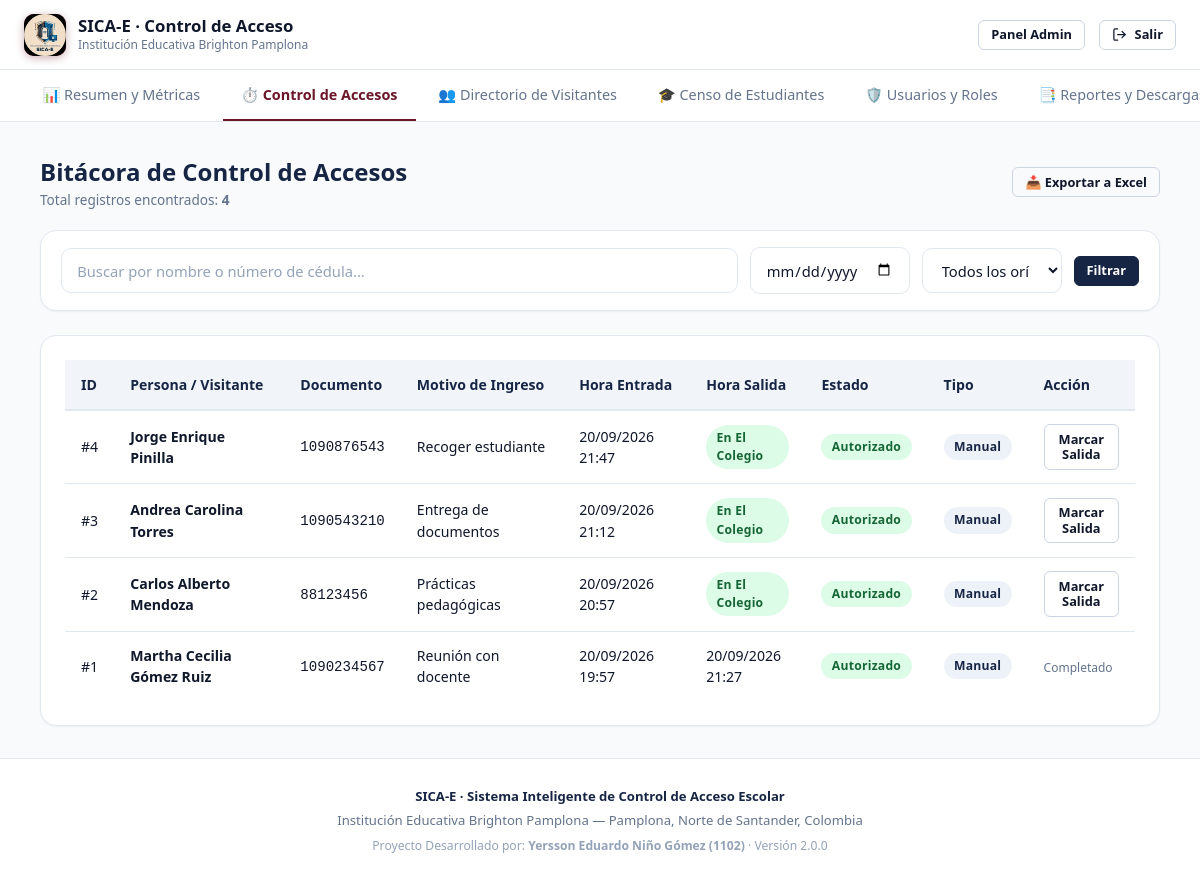
The app's page /portal-admin/accesos.php (signed in) with its own data.
### tables this page shows
CREATE TABLE IF NOT EXISTS `access_logs` (
  `id` INT AUTO_INCREMENT PRIMARY KEY,
  `visitor_id` INT NULL,
  `visitor_name` VARCHAR(120) NOT NULL,
  `document_number` VARCHAR(30) NOT NULL,
  `motivo` VARCHAR(200) NOT NULL,
  `entrada` TIMESTAMP DEFAULT CURRENT_TIMESTAMP,
  `salida` TIMESTAMP NULL DEFAULT NULL,
  `status` ENUM('autorizado', 'rechazado', 'pendiente') NOT NULL DEFAULT 'autorizado',
  `source` ENUM('manual', 'sensor') NOT NULL DEFAULT 'manual',
  `authorized_by` INT NULL,
  `notes` TEXT DEFAULT NULL,
  `created_at` TIMESTAMP DEFAULT CURRENT_TIMESTAMP,
  INDEX `idx_entrada` (`entrada` DESC),
  INDEX `idx_document` (`document_number`),
  CONSTRAINT `fk_access_visitor` FOREIGN KEY (`visitor_id`) REFERENCES `visitors`(`id`) ON DELETE SET NULL,
  CONSTRAINT `fk_access_authorized_by` FOREIGN KEY (`authorized_by`) REFERENCES `users`(`id`) ON DELETE SET NULL
);

### public/portal-admin/accesos.php (the view, shortened to what this page needs)
<?php
$db = getDB();
$search = trim($_GET['q'] ?? '');
$filterDate = trim($_GET['date'] ?? '');
$sql = "SELECT id, visitor_name, document_number, motivo, entrada, salida, status, source, notes
        FROM access_logs WHERE 1=1";
$params = [];
$sql .= " ORDER BY entrada DESC LIMIT 300";
$stmt = $db->prepare($sql);
$stmt->execute($params);
$logs = $stmt->fetchAll();
require_once __DIR__ . '/../includes/header.php';
?>
<nav class="nav-tabs">
  <a href="<?= BASE_URL ?>/portal-admin/" class="nav-tab-item">
    📊 Resumen y Métricas
  </a>
  <a href="<?= BASE_URL ?>/portal-admin/accesos.php" class="nav-tab-item active">
    ⏱️ Control de Accesos
  </a>
  <a href="<?= BASE_URL ?>/portal-admin/visitantes.php" class="nav-tab-item">
    👥 Directorio de Visitantes
  </a>
  <a href="<?= BASE_URL ?>/portal-admin/estudiantes.php" class="nav-tab-item">
    🎓 Censo de Estudiantes
  </a>
  <a href="<?= BASE_URL ?>/portal-admin/usuarios.php" class="nav-tab-item">
    🛡️ Usuarios y Roles
  </a>
  <a href="<?= BASE_URL ?>/portal-admin/reportes.php" class="nav-tab-item">
    📑 Reportes y Descargas
  </a>
</nav>
<main style="flex:1; padding: 2rem 1rem;">
  <div class="container container-lg">
    <div class="quick-toolbar">
      <div>
        <h2 style="font-size:1.5rem; font-weight:800; color:var(--navy);">
          Bitácora de Control de Accesos
        </h2>
        <p style="font-size:0.85rem; color:var(--text-muted);">
          Total registros encontrados: <strong><?= count($logs) ?></strong>
        </p>
      </div>
      <div style="display:flex; gap:0.5rem; flex-wrap:wrap;">
        <a href="<?= BASE_URL ?>/api/access_logs.php?action=export_csv" class="btn btn-sm btn-outline">
          📥 Exportar a Excel
        </a>
      </div>
    </div>
    <div class="card" style="margin-bottom:1.5rem; padding:1rem 1.25rem;">
      <form method="GET" style="display:flex; flex-wrap:wrap; gap:0.75rem; align-items:center;">
        <div style="flex:1; min-width:240px;">
          <input type="text" name="q" class="form-input" placeholder="Buscar por nombre o número de cédula..." value="<?= htmlspecialchars($search) ?>">
        </div>
        <div style="width:160px;">
          <input type="date" name="date" class="form-input" value="<?= htmlspecialchars($filterDate) ?>" title="Filtrar por fecha">
        </div>
        <div style="width:140px;">
          <select name="source" class="form-select">
            <option value="">Todos los orígenes</option>
          </select>
        </div>
        <button type="submit" class="btn btn-navy btn-sm">
          Filtrar
        </button>
      </form>
    </div>
    <div class="card">
      <div class="table-responsive">
        <table class="data-table">
          <thead>
            <tr>
              <th>ID</th>
              <th>Persona / Visitante</th>
              <th>Documento</th>
              <th>Motivo de Ingreso</th>
              <th>Hora Entrada</th>
              <th>Hora Salida</th>
              <th>Estado</th>
              <th>Tipo</th>
              <th>Acción</th>
            </tr>
          </thead>
          <tbody>
            <?php if (empty($logs)): ?>
              <tr>
                <td colspan="9" style="text-align:center; padding:2rem; color:var(--text-muted);">
                  No se encontraron registros con los filtros seleccionados.
                </td>
              </tr>
            <?php else: ?>
              <?php foreach ($logs as $log): ?>
                <tr>
                  <td>#<?= $log['id'] ?></td>
                  <td><strong><?= htmlspecialchars($log['visitor_name']) ?></strong></td>
                  <td><code><?= htmlspecialchars($log['document_number']) ?></code></td>
                  <td><?= htmlspecialchars($log['motivo']) ?></td>
                  <td><?= date('d/m/Y H:i', strtotime($log['entrada'])) ?></td>
                  <td>
                    <?php if ($log['salida']): ?>
                      <?= date('d/m/Y H:i', strtotime($log['salida'])) ?>
                    <?php else: ?>
                      <span class="badge badge-success">En el colegio</span>
                    <?php endif; ?>
                  </td>
                  <td>
                    <span class="badge <?= $log['status'] === 'autorizado' ? 'badge-success' : 'badge-danger' ?>">
                      <?= htmlspecialchars($log['status']) ?>
                    </span>
                  </td>
                  <td>
                    <span class="badge <?= $log['source'] === 'sensor' ? 'badge-info' : 'badge-navy' ?>">
                      <?= htmlspecialchars($log['source']) ?>
                    </span>
                  </td>
                  <td>
                    <?php if (!$log['salida']): ?>
                      <button type="button" class="btn btn-sm btn-outline" onclick="marcarSalida(<?= $log['id'] ?>)">
                        Marcar Salida
                      </button>
                    <?php else: ?>
                      <span style="font-size:0.75rem; color:var(--text-muted);">Completado</span>
                    <?php endif; ?>
                  </td>
                </tr>
              <?php endforeach; ?>
            <?php endif; ?>
          </tbody>
        </table>
      </div>
    </div>
  </div>
</main>
<?php require_once __DIR__ . '/../includes/footer.php'; ?>

### public/assets/css/main.css (style rules this page uses)
:root { --wine: #6B1728; --wine-hover: #50111e; --wine-light: #fdf2f4; --wine-border: #f3c2c9; --navy: #162544; --navy-hover: #0d172c; --navy-light: #edf2f9; --navy-border: #bccde3; --gold: #d97706; --gold-light: #fef3c7; --success: #16a34a; --success-light: #dcfce7; --warning: #eab308; --warning-light: #fef9c3; --danger: #dc2626; --danger-light: #fee2e2; --info: #0284c7; --info-light: #e0f2fe; --bg-main: #f8fafc; --bg-card: #ffffff; --bg-muted: #f1f5f9; --text-main: #0f172a; --text-muted: #64748b; --text-light: #94a3b8; --border: #e2e8f0; --border-strong: #cbd5e1; --shadow-sm: 0 1px 2px 0 rgb(0 0 0 / 0.05); --shadow-md: 0 4px 6px -1px rgb(0 0 0 / 0.08), 0 2px 4px -2px rgb(0 0 0 / 0.05); --shadow-lg: 0 10px 15px -3px rgb(0 0 0 / 0.08), 0 4px 6px -4px rgb(0 0 0 / 0.04); --shadow-xl: 0 20px 25px -5px rgb(0 0 0 / 0.1), 0 8px 10px -6px rgb(0 0 0 / 0.06); --radius-sm: 6px; --radius-md: 10px; --radius-lg: 16px; --radius-full: 9999px; --font-sans: system-ui, -apple-system, BlinkMacSystemFont, 'Segoe UI', Roboto, Helvetica, Arial, sans-serif; }
*, *::before, *::after { box-sizing: border-box; margin: 0; padding: 0; }
body { font-family: var(--font-sans); background-color: var(--bg-main); color: var(--text-main); line-height: 1.5; -webkit-font-smoothing: antialiased; min-height: 100vh; display: flex; flex-direction: column; }
a { color: inherit; text-decoration: none; }
button, input, select, textarea { font: inherit; }
.container { width: 100%; max-width: 1200px; margin: 0 auto; padding: 0 1.5rem; }
.container-lg { max-width: 1360px; }
.nav-tabs { display: flex; gap: 0.25rem; border-bottom: 1px solid var(--border); background: var(--bg-card); padding: 0 1.5rem; overflow-x: auto; }
.nav-tab-item { display: inline-flex; align-items: center; gap: 0.5rem; padding: 0.85rem 1.15rem; font-size: 0.9rem; font-weight: 500; color: var(--text-muted); border-bottom: 2.5px solid transparent; transition: all 0.15s ease; white-space: nowrap; }
.nav-tab-item.active { color: var(--wine); border-bottom-color: var(--wine); font-weight: 600; }
.card { background: var(--bg-card); border: 1px solid var(--border); border-radius: var(--radius-lg); box-shadow: var(--shadow-sm); padding: 1.5rem; transition: box-shadow 0.2s ease, border-color 0.2s ease; }

### public/assets/css/components.css (style rules this page uses)
.btn { display: inline-flex; align-items: center; justify-content: center; gap: 0.5rem; padding: 0.65rem 1.25rem; font-size: 0.9rem; font-weight: 600; border-radius: var(--radius-md); border: 1px solid transparent; cursor: pointer; text-decoration: none; transition: all 0.18s ease; line-height: 1.2; }
.btn-sm { padding: 0.4rem 0.75rem; font-size: 0.8rem; border-radius: var(--radius-sm); }
.btn-navy { background-color: var(--navy); color: #ffffff; border-color: var(--navy); }
.btn-outline { background-color: transparent; border-color: var(--border-strong); color: var(--text-main); }
.form-input, .form-select, .form-textarea { width: 100%; padding: 0.65rem 0.95rem; font-size: 0.92rem; color: var(--text-main); background-color: #ffffff; border: 1.5px solid var(--border); border-radius: var(--radius-md); transition: border-color 0.15s ease, box-shadow 0.15s ease; outline: none; }
.form-input::placeholder, .form-textarea::placeholder { color: var(--text-light); }
.badge { display: inline-flex; align-items: center; gap: 0.35rem; padding: 0.25rem 0.65rem; font-size: 0.76rem; font-weight: 600; border-radius: var(--radius-full); text-transform: capitalize; letter-spacing: 0.02em; }
.badge-success { background-color: var(--success-light); color: #166534; }
.badge-navy { background-color: var(--navy-light); color: var(--navy); }
.table-responsive { width: 100%; overflow-x: auto; -webkit-overflow-scrolling: touch; }
.data-table { width: 100%; border-collapse: collapse; text-align: left; font-size: 0.88rem; }
.data-table th { background-color: var(--bg-muted); color: var(--navy); font-weight: 700; padding: 0.85rem 1rem; border-bottom: 2px solid var(--border); white-space: nowrap; }
.data-table td { padding: 0.85rem 1rem; border-bottom: 1px solid var(--border); color: var(--text-main); vertical-align: middle; }
.data-table tbody tr:last-child td { border-bottom: none; }

### public/assets/css/portals.css (style rules this page uses)
.quick-toolbar { display: flex; align-items: center; justify-content: space-between; flex-wrap: wrap; gap: 0.75rem; margin-bottom: 1.25rem; }

### records on screen
access_logs: id "4", visitor_name "Jorge Enrique Pinilla", document_number "1090876543", motivo "Recoger estudiante", entrada "20/09/2026 21:47", shows "En El Colegio", status "Autorizado", source "Manual"
access_logs: id "3", visitor_name "Andrea Carolina Torres", document_number "1090543210", motivo "Entrega de documentos", entrada "20/09/2026 21:12", shows "En El Colegio", status "Autorizado", source "Manual"
access_logs: id "2", visitor_name "Carlos Alberto Mendoza", document_number "88123456", motivo "Prácticas pedagógicas", entrada "20/09/2026 20:57", shows "En El Colegio", status "Autorizado", source "Manual"
access_logs: id "1", visitor_name "Martha Cecilia Gómez Ruiz", document_number "1090234567", motivo "Reunión con docente", entrada "20/09/2026 19:57", salida "20/09/2026 21:27", status "Autorizado", source "Manual", shows "Completado"

### other values on screen
APP_NAME "SICA-E"
INSTITUTION_NAME "Institución Educativa Brighton Pamplona"
count($logs) "4"
APP_FULL_NAME "Sistema Inteligente de Control de Acceso Escolar"
AUTHOR_NAME "Yersson Eduardo Niño Gómez (1102)"
APP_VERSION "2.0.0"
